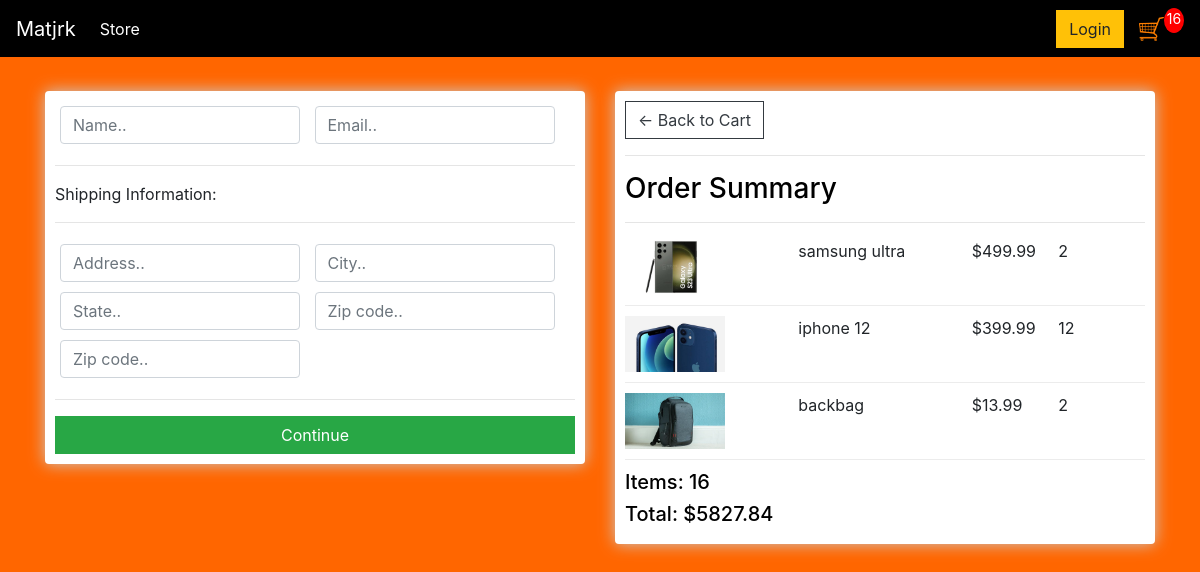
The app's page /checkout (signed in), older data.
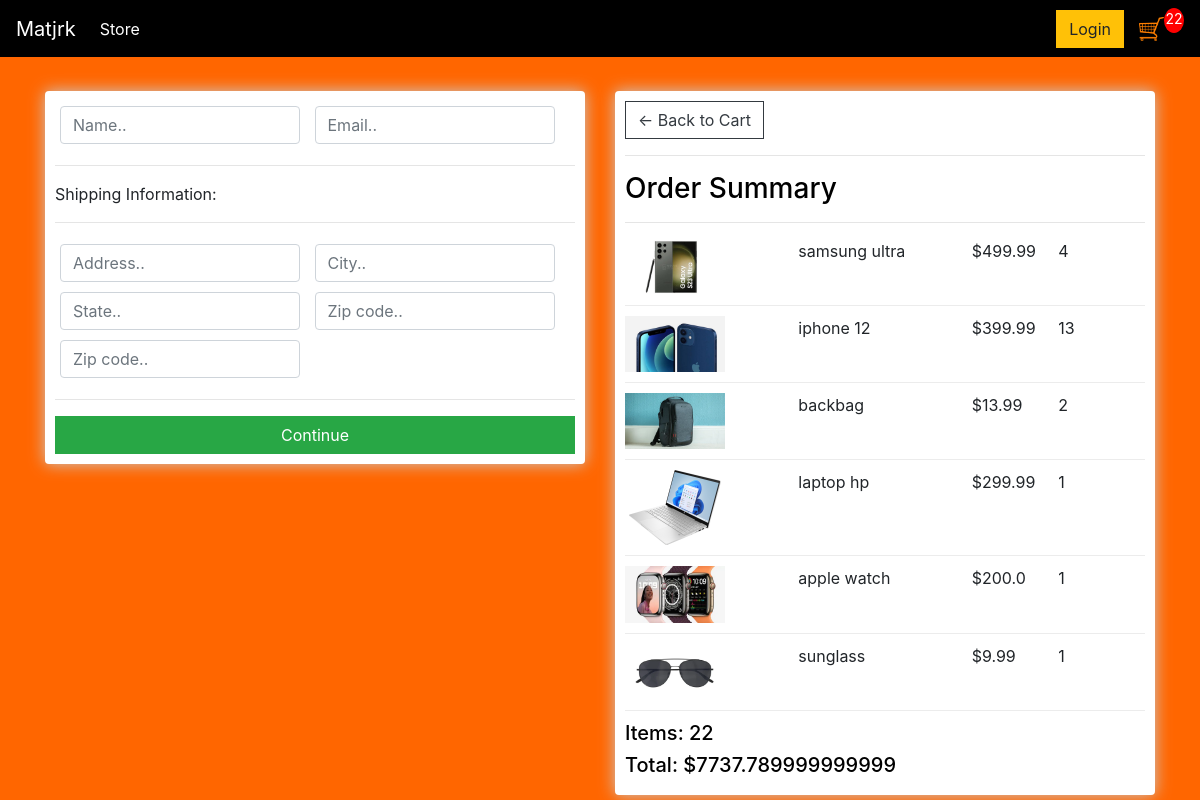
The same page, newer data.
### store/models.py (models this page shows, shortened)
class OrderItem(models.Model):
    product   = models.ForeignKey(Product , on_delete = models.SET_NULL , blank = True , null = True)
    order     = models.ForeignKey(Order , on_delete=models.SET_NULL , blank=True , null = True)
    quantity  = models.IntegerField(default = 0 , null = True , blank= True)
    date_added= models.DateTimeField(auto_now_add=True)
    @property
    def get_total(self):
        total = self.product.price * self.quantity
        return total

class Product(models.Model):
    name   = models.CharField(max_length =200 , null=True)
    price  = models.FloatField()
    digital= models.BooleanField(default=False , null=True,  blank=False)
    image  = models.ImageField(null=True , blank=True)
    @property
    def imageURL(self):
        try :
            url = self.image.url
        except :
            url = ''
        return url

class Order(models.Model):
    customer       =models.ForeignKey(Customer , on_delete=models.SET_NULL , blank=True , null=True)
    date_orderd    =models.DateTimeField(auto_now_add=True)
    complete       =models.BooleanField(default=False , null = True , blank =False )
    transaction_id =models.CharField(max_length=200 , null=True)
    @property
    def get_cart_total(self):
        orderitems = self.orderitem_set.all()
        total = sum([item.get_total for item in orderitems])
        return total
    @property
    def get_cart_items(self):
        orderitems = self.orderitem_set.all()
        total = sum([item.quantity for item in orderitems])
        return total

### store/views.py (the view)
# urls.py: path('checkout' , views.checkout , name="checkout"),
def checkout(request):
    if request.user.is_authenticated:
        customer= request.user.customer
        order, created=Order.objects.get_or_create(customer=customer , complete=False) #this function query an object if it doesnot created then create it
        items = order.orderitem_set.all() #query the child object by setting parent value then the child object so it will give all orderitems that have the order variable as parent
        cartItems= order.get_cart_items
    else:
        items=[]
        order={ 'get_cart_total' : 0 , 'get_cart_items' : 0 }
        cartItems=order['get_cart_items']
    context={'items' : items , 'order' : order , 'cartItems' : cartItems}
    return render(request , 'store/checkout.html' , context)

### store/templates/store/checkout.html (shortened to what this page needs)
{% extends 'store/main.html' %}
{% load static %}
{% block content %}
     <div class="row">
		<div class="col-lg-6">
			<div class="box-element" id="form-wrapper">
				<form id="form">
					<div id="user-info">
						<div class="form-field">
							<input required class="form-control" type="text" name="name" placeholder="Name..">
						</div>
						<div class="form-field">
							<input required class="form-control" type="email" name="email" placeholder="Email..">
						</div>
					</div>
					<div id="shipping-info">
						<hr>
						<p>Shipping Information:</p>
						<hr>
						<div class="form-field">
							<input class="form-control" type="text" name="address" placeholder="Address..">
						</div>
						<div class="form-field">
							<input class="form-control" type="text" name="city" placeholder="City..">
						</div>
						<div class="form-field">
							<input class="form-control" type="text" name="state" placeholder="State..">
						</div>
						<div class="form-field">
							<input class="form-control" type="text" name="zipcode" placeholder="Zip code..">
						</div>
						<div class="form-field">
							<input class="form-control" type="text" name="country" placeholder="Zip code..">
						</div>
					</div>
					<hr>
					<input id="form-button" class="btn btn-success btn-block" type="submit" value="Continue">
				</form>
			</div>
			<br>
		</div>
		<div class="col-lg-6">
			<div class="box-element">
				<a  class="btn btn-outline-dark" href="{% url 'cart' %}">&#x2190; Back to Cart</a>
				<hr>
				<h3 style="color: black;">Order Summary</h3>
				<hr>
				{% for item in items  %}
				<div class="cart-row">
					<div style="flex:2"><img class="row-image" src="{{ item.product.imageURL }}"></div>
					<div style="flex:2"><p>{{ item.product.name }}</p></div>
					<div style="flex:1"><p>${{ item.product.price }}</p></div>
					<div style="flex:1"><p>{{item.quantity}}</p></div>
				</div>
				{% endfor %}
				<h5 style="color: black;">Items: {{ order.get_cart_items }}</h5>
				<h5 style="color: black;"> Total:   ${{ order.get_cart_total }}</h5>
			</div>
		</div>
	</div>
{% endblock content %}

Row changes from the older to the newer data that the page shows:
changed OrderItem "samsung ultra": quantity "2" → "4"
changed OrderItem "iphone 12": quantity "12" → "13"
added OrderItem: product.imageURL (picture), product.name "laptop hp", product.price "299.99", quantity "1"
added OrderItem: product.imageURL (picture), product.name "apple watch", product.price "200.0", quantity "1"
added OrderItem: product.imageURL (picture), product.name "sunglass", product.price "9.99", quantity "1"
changed through a linked row, Order: get_cart_items "16" → "22"; get_cart_total "5827.84" → "7737.789999999999"
Text that changed along with them:
{{ cartItems }}: "16" → "22"
